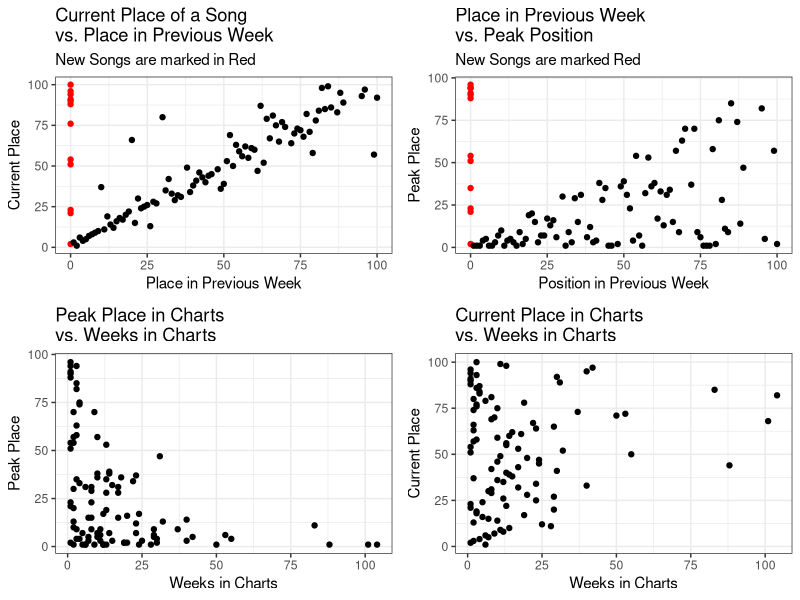
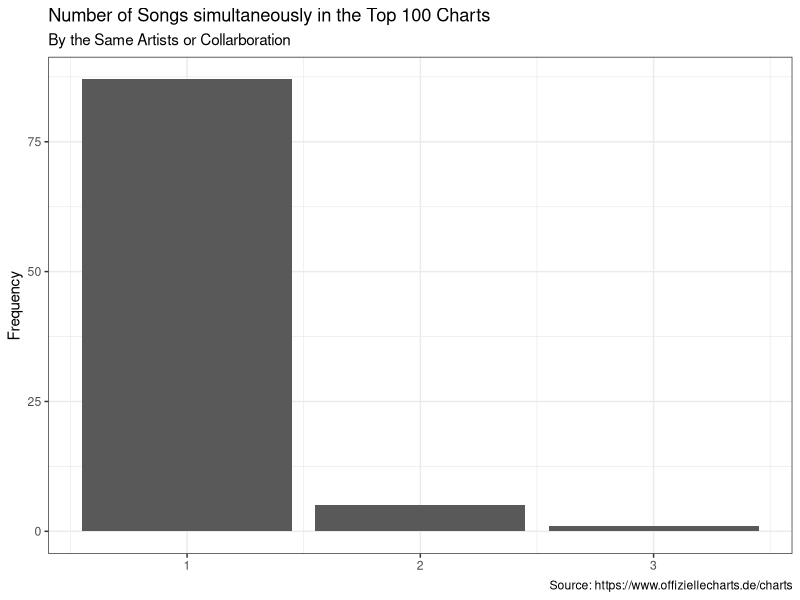
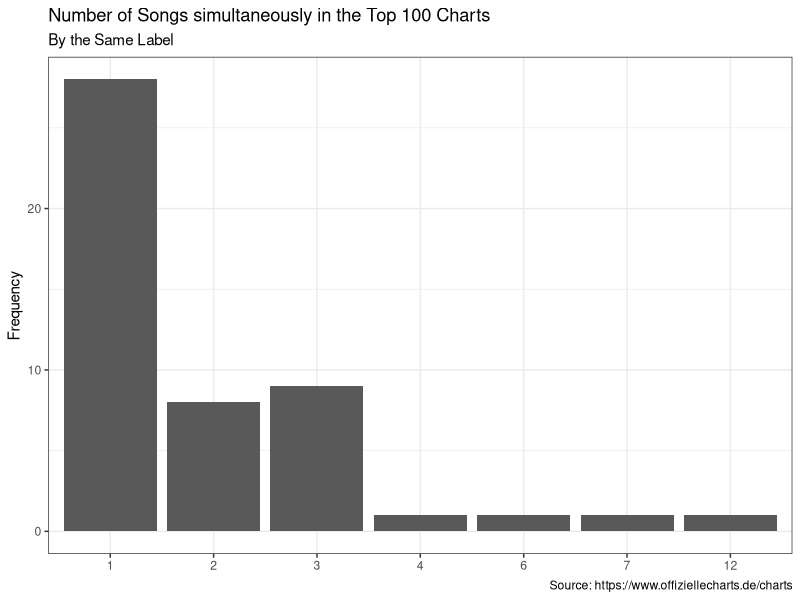

Recreate these plots in R, in order.
## ---- chunk 1
library(ggplot2)
library(gridExtra)
library(readr)
library(dplyr)
chart_scrap <- read_csv('2021-08-11_charts_report.csv')
## ---- chunk 2
#Reporting Figures and Tables
#Scatter Plots
current_v_last <- ggplot(data = chart_scrap,
                                     aes(y = current, x=last_week,
                                     col=ifelse(is.na(last_week), yes = 'NA' , no = 'NonNA')))+
                                      geom_point(aes(y = current, x=last_week_fill),show.legend = F)+
                                      scale_color_manual(values = c('#FF0000','#000000'))+
                                      labs(title = 'Current Place of a Song \nvs. Place in Previous Week',
                                           subtitle = 'New Songs are marked in Red',
                                           y='Current Place', x='Place in Previous Week')+
                                        theme_bw()
weeks_v_peak <- ggplot(data = chart_scrap,
                                             aes(x=weeks_in_charts, y=peak_in_charts))+
                                              geom_point()+
                                              labs(title = 'Peak Place in Charts \nvs. Weeks in Charts',
                                                   x='Weeks in Charts', y='Peak Place')+
                                              theme_bw()
week_v_current <- ggplot(data = chart_scrap, aes(x=weeks_in_charts, y=current))+
                                      geom_point()+
                                      labs(title = 'Current Place in Charts \nvs. Weeks in Charts',
                                           x='Weeks in Charts', y='Current Place')+
                                      theme_bw()
last_v_peak <- ggplot(data = chart_scrap, aes(x=last_week_fill, y=peak_in_charts,
                                                col=ifelse(is.na(last_week), yes = 'NA' , no = 'NonNA')))+
                                    geom_point(show.legend = F)+
                                    labs(title = 'Place in Previous Week \nvs. Peak Position',
                                         subtitle = 'New Songs are marked Red',
                                         x='Position in Previous Week', y='Peak Place')+
                                    scale_color_manual(values = c('#FF0000','#000000'))+
                                    theme_bw()
grid.arrange(current_v_last,last_v_peak, weeks_v_peak,week_v_current, nrow=2)
## ---- chunk 3
chart_scrap%>%
                      count(artist)%>%
                      ggplot(aes(x=n))+
                      geom_bar()+
                      labs(title = 'Number of Songs simultaneously in the Top 100 Charts',
                           subtitle = 'By the Same Artists or Collarboration',
                           y='Frequency',
                           x=NULL,
                           caption = 'Source: https://www.offiziellecharts.de/charts')+
                      theme_bw()
chart_scrap%>%
                        count(artist,sort = T)%>%
                        filter(n>1)%>%
                        knitr::kable()
chart_scrap%>%
                      count(label)%>%
                      ggplot(aes(x=as.factor(n)))+
                      geom_bar()+
                      geom_bar()+
                      labs(title = 'Number of Songs simultaneously in the Top 100 Charts',
                           subtitle = 'By the Same Label',
                           y='Frequency',
                           x=NULL,
                           caption = 'Source: https://www.offiziellecharts.de/charts')+
                      theme_bw()
chart_scrap%>%
                        count(label, sort = T)%>%
                        filter(n>1)%>%
                        knitr::kable()
## ---- chunk 4
#Songs that are currently peaking
chart_scrap%>%
                        filter(current == peak_in_charts)%>%
                        select(artist, title, current)%>%
                        rename(Position = current)%>%
                        knitr::kable()
